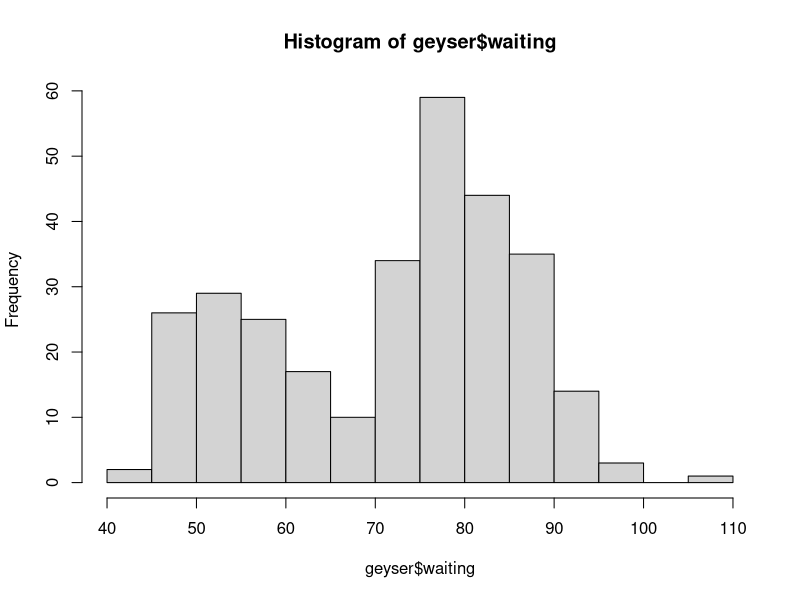
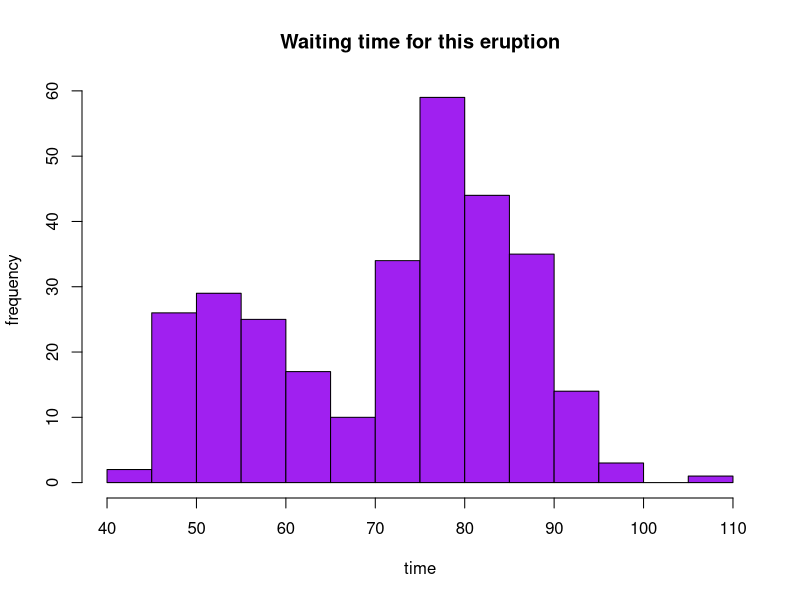
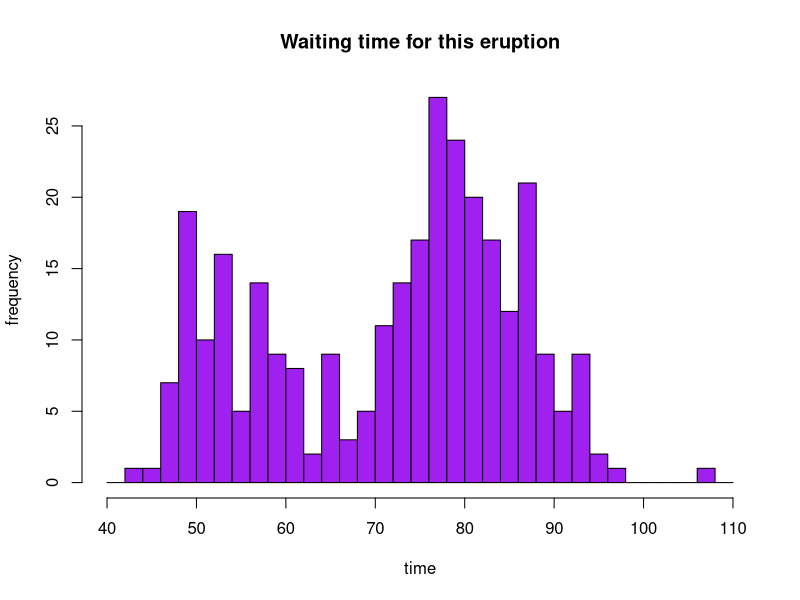
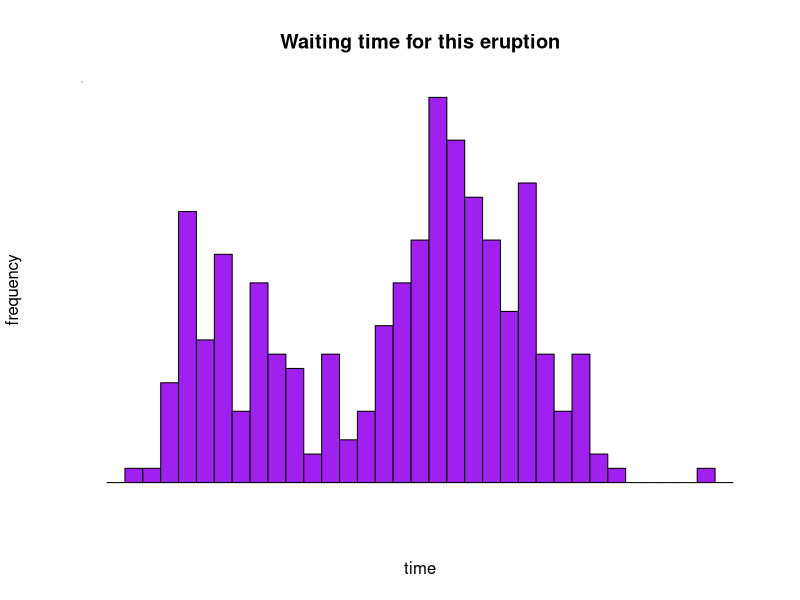
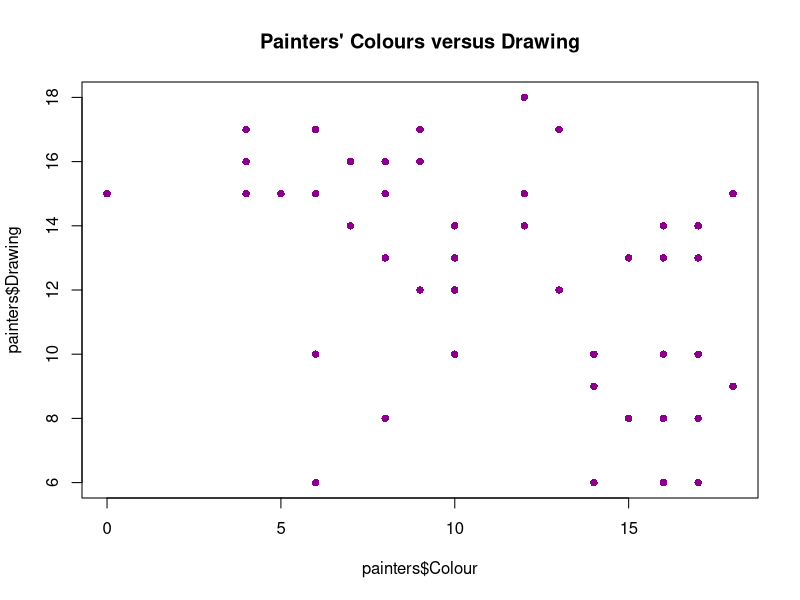
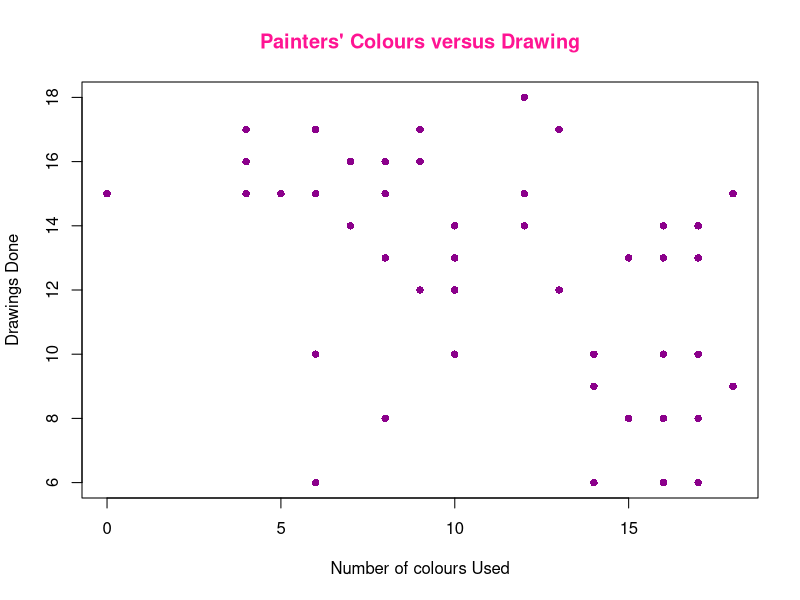
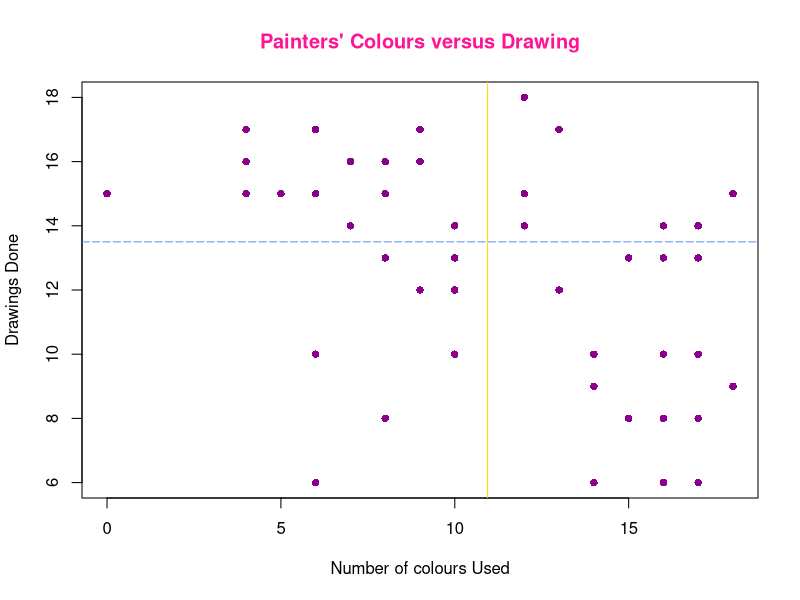
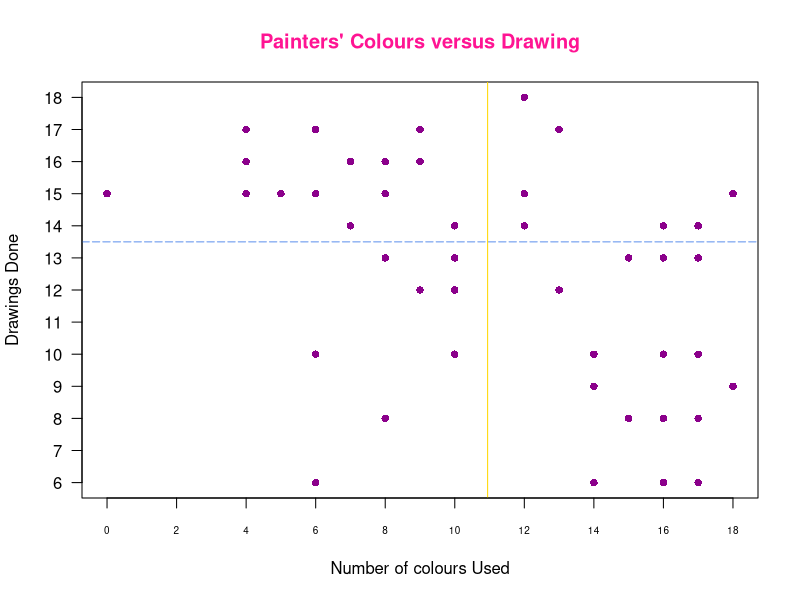

Write R code to recreate these figures, in order.
## ---- chunk 1
library(MASS)
hist(geyser$waiting)
## ---- chunk 2
hist(geyser$waiting, main="Waiting time for this eruption", xlab="time", ylab= "frequency", col="purple")
## ---- chunk 3
hist(geyser$waiting, main="Waiting time for this eruption", xlab="time", ylab= "frequency", col="purple", breaks=seq(40,110, by=2))
## ---- chunk 4
hist(geyser$waiting, main="Waiting time for this eruption", xlab="time", ylab= "frequency", col="purple", breaks=seq(40,110, by=2), xaxt='n', yaxt='n')
axis(2, at=seq(40,110,by=4), cex.axis=0.5)
## ---- chunk 5
library(MASS)
plot(painters$Colour, painters$Drawing, main="Painters' Colours versus Drawing", type = "p", pch=16, col="darkmagenta")
## ---- chunk 6
plot(painters$Colour, painters$Drawing, xlab = "Number of colours Used", ylab = "Drawings Done", main="Painters' Colours versus Drawing", type = "p", pch=16, col="darkmagenta", col.main = "deeppink")
## ---- chunk 7
plot(painters$Colour, painters$Drawing, xlab = "Number of colours Used", ylab = "Drawings Done", main="Painters' Colours versus Drawing", type = "p", pch=16, col="darkmagenta", col.main = "deeppink")
abline(h=median(painters$Drawing), col="cornflowerblue", lty="longdash")
abline(v=mean(painters$Colour), col="gold")
## ---- chunk 8
plot(painters$Colour, painters$Drawing, xlab = "Number of colours Used", ylab = "Drawings Done", main="Painters' Colours versus Drawing", type = "p", pch=16, col="darkmagenta", col.main = "deeppink", xaxt='n', yaxt='n')
abline(h=median(painters$Drawing), col="cornflowerblue", lty="longdash")
abline(v=mean(painters$Colour), col="gold")
axis(1, at=seq(0,18,by=2), cex.axis = 0.6)
axis(2, at=seq(6,18,by=1),las=1)
## ---- chunk 9
plot(DDT, xlab = "Frequency", ylab = "DDT", main="DDT in Kale", type = "b", pch=15, lwd = 2, col=c("coral", "limegreen"), col.main = 81, xaxt='n', yaxt='n')
axis(1, at=seq(2,14,,by=2), cex.axis = 0.7)
axis(2, at=seq(3.0,4.5,by=0.5),las=1)
